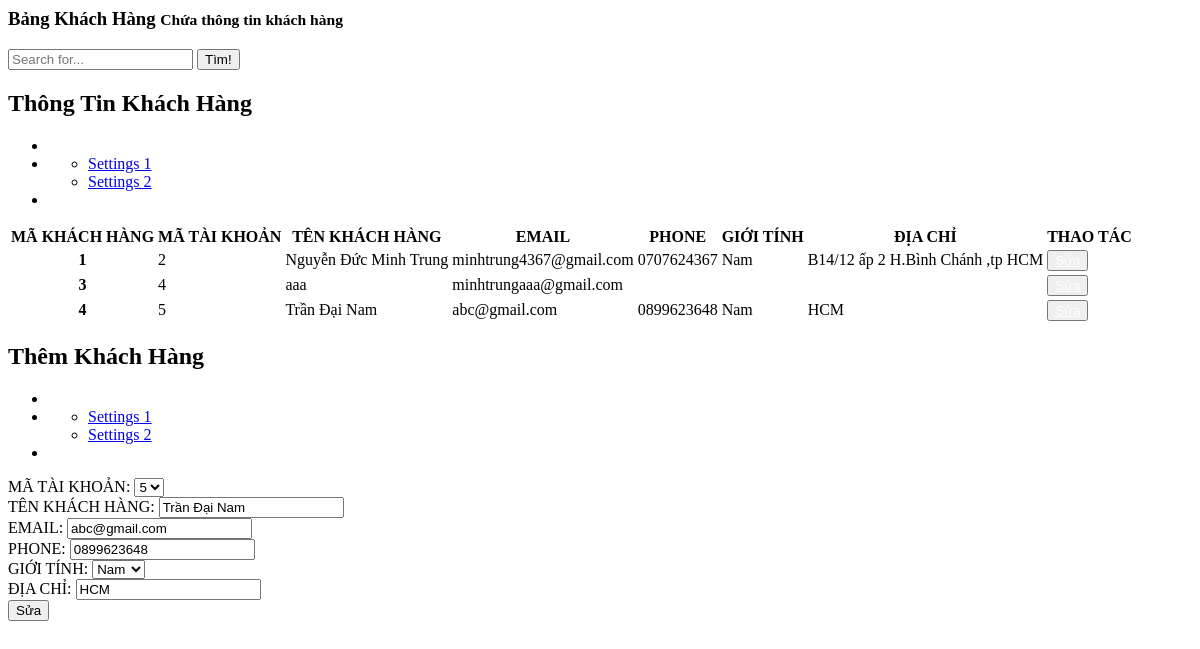
Page /admin/dashboard/manage_user.php?updatekh=4 on the committed database.
### tables this page shows
CREATE TABLE `khachhang` (
  `MA_KH` int(10) UNSIGNED NOT NULL,
  `MA_TK` int(10) UNSIGNED DEFAULT NULL,
  `TEN_KH` varchar(50) NOT NULL,
  `EMAIL` varchar(40) NOT NULL,
  `PHONE` varchar(10) NOT NULL,
  `GIOI_TINH` varchar(10) NOT NULL,
  `DIA_CHI` varchar(50) DEFAULT NULL
);

### admin/dashboard/manage_user.php (the view, shortened to what this page needs)
<?php
$action_permission = "./action/add_user.php";
$displayupdate = 'none';
$MA_TK = "";
$TEN_KH = "";
$EMAIL = "";
$PHONE = "";
$DIACHI = "";
if (isset($_GET['updatekh'])) {
  $displayupdate = 'block';
  $id_ma_tk = $_GET['updatekh'];
  $showAccount = "SELECT * FROM khachhang WHERE MA_KH = '$id_ma_tk'";
  $data1 = mysqli_fetch_assoc(mysqli_query($connect, $showAccount));
  $MA_TK = $data1['MA_TK'];
  $TEN_KH = $data1['TEN_KH'];
  $EMAIL = $data1['EMAIL'];
  $PHONE = $data1['PHONE'];
  $DIACHI = $data1['DIA_CHI'];
  $action_permission = "./action/update_user.php";
}
?>
<div class="right_col" role="main">
  <div class="">
    <div class="page-title">
      <div class="title_left">
        <h3>Bảng Khách Hàng <small>Chứa thông tin khách hàng</small></h3>
      </div>
      <div class="title_right">
        <div class="col-md-5 col-sm-5 col-xs-12 form-group pull-right top_search">
          <div class="input-group">
            <input type="text" class="form-control" placeholder="Search for...">
            <span class="input-group-btn">
              <button class="btn btn-default" type="button">Tìm!</button>
            </span>
          </div>
        </div>
      </div>
    </div>
    <div class="row">
      <div class="col-md-8 col-sm-6 col-xs-12">
        <div class="x_panel">
          <div class="x_title">
            <h2>Thông Tin Khách Hàng </h2>
            <ul class="nav navbar-right panel_toolbox">
              <li><a class="collapse-link"><i class="fa fa-chevron-up"></i></a>
              </li>
              <li class="dropdown">
                <ul class="dropdown-menu" role="menu">
                  <li><a href="#">Settings 1</a>
                  </li>
                  <li><a href="#">Settings 2</a>
                  </li>
                </ul>
              </li>
              <li><a class="close-link"><i class="fa fa-close"></i></a>
              </li>
            </ul>
          </div>
          <div class="x_content" style="overflow: auto;">
            <table class="table table-striped">
              <thead>
                <tr>
                  <th>MÃ KHÁCH HÀNG</th>
                  <th>MÃ TÀI KHOẢN</th>
                  <th>TÊN KHÁCH HÀNG</th>
                  <th>EMAIL</th>
                  <th>PHONE</th>
                  <th>GIỚI TÍNH</th>
                  <th>ĐỊA CHỈ</th>
                  <th>THAO TÁC</th>
                </tr>
              </thead>
              <tbody>
                <?php
                $getUser = "SELECT * FROM khachhang";
                $Users = mysqli_query($connect, $getUser);
                while ($User = mysqli_fetch_array($Users)) {
                    if($User['GIOI_TINH']=='1'){
                        $sex="Nam";
                      } else if($User['GIOI_TINH']=='0'){
                        $sex = "Nữ";
                      } else if($User['GIOI_TINH']=='-1'){
                        $sex = "Khác";
                      }else $sex = $User['GIOI_TINH'];
                ?>
                  <tr>
                    <th scope="row"><?php echo $User['MA_KH']  ?></th>
                    <td><?php echo $User['MA_TK'] ?></td>
                    <td><?php echo $User['TEN_KH'] ?></td>
                    <td><?php echo $User['EMAIL'] ?></td>
                    <td><?php echo $User['PHONE'] ?></td>
                    <td><?php echo $sex ?></td>
                    <td><?php echo $User['DIA_CHI'] ?></td>
                    <td>
                      <button id="open-update-PN" type="button" class="btn btn-warning" onclick=''><a style="color: white;" href="index.php?manage=user&updatekh=<?php echo $User['MA_KH'] ?>">Sửa</a></button>
                    </td>
                  </tr>
                <?php
                }
                ?>
              </tbody>
            </table>
          </div>
        </div>
      </div>
      <div class="col-md-4 col-sm-6 col-xs-12">
        <div class="x_panel">
          <div class="x_title">
            <h2>Thêm Khách Hàng</h2>
            <ul class="nav navbar-right panel_toolbox">
              <li><a class="collapse-link"><i class="fa fa-chevron-up"></i></a>
              </li>
              <li class="dropdown">
                <ul class="dropdown-menu" role="menu">
                  <li><a href="#">Settings 1</a>
                  </li>
                  <li><a href="#">Settings 2</a>
                  </li>
                </ul>
              </li>
              <li><a class="close-link"><i class="fa fa-close"></i></a>
              </li>
            </ul>
          </div>
          <div class="x_content">
            <form action="<?php echo $action_permission ?>" method="get" id="form-customer">
              <div class="form-group">
                <div class="form-group">
                  <label for="matk">MÃ TÀI KHOẢN:</label>
                  <select class="form-control" id="matk" name="matk">
                    <option hidden value="<?php echo  $MA_TK ?>" selected><?php echo  $MA_TK ?></option>
                  </select>
                </div>
                <div class="form-group">
                  <label for="tenkh">TÊN KHÁCH HÀNG:</label>
                  <input type="text" class="form-control" id="tenkh" placeholder="Nhập tên khách hàng" name="tenkh" value="<?php echo  $TEN_KH ?>" require>
                </div>
                <div class="form-group">
                  <label for="email">EMAIL:</label>
                  <input type="text" class="form-control" id="email" placeholder="Nhập email" name="email" value="<?php echo  $EMAIL ?>" require>
                </div>
                <div class="form-group">
                  <label for="phone">PHONE:</label>
                  <input type="text" class="form-control" id="phone" placeholder="Nhập số điện thoại" name="phone" value="<?php echo $PHONE ?>" require>
                </div>
                <div class="form-group">
                  <label for="sex">GIỚI TÍNH:</label>
                  <select class="form-control" id="sex" name="sex">
                    <option value="1">Nam</option>
                  </select>
                </div>
                <div class="form-group">
                  <label for="dc">ĐỊA CHỈ:</label>
                  <input type="text" class="form-control" id="dc" placeholder="Nhập địa chỉ" name="dc" value="<?php echo  $DIACHI ?>" require>
                </div>
                <div id="button-update-PN" style="display:<?php echo $displayupdate ?>">
                  <button type="submit" class="btn btn-warning">Sửa</button>
                </div>
            </form>
          </div>
        </div>
      </div>
    </div>
  </div>
</div>

### rows in the picture
khachhang: MA_KH "1", MA_TK "2", TEN_KH "Nguyễn Đức Minh Trung", EMAIL "minhtrung4367@gmail.com", PHONE "0707624367", GIOI_TINH "Nam", DIA_CHI "B14/12 ấp 2 H.Bình Chánh ,tp HCM"
khachhang: MA_KH "3", MA_TK "4", TEN_KH "aaa", EMAIL "minhtrungaaa@gmail.com"
khachhang: MA_KH "4", MA_TK "5", TEN_KH "Trần Đại Nam", EMAIL "abc@gmail.com", PHONE "0899623648", GIOI_TINH "Nam", DIA_CHI "HCM", matk "5", tenkh "Trần Đại Nam", email "abc@gmail.com", phone "0899623648", dc "HCM"
